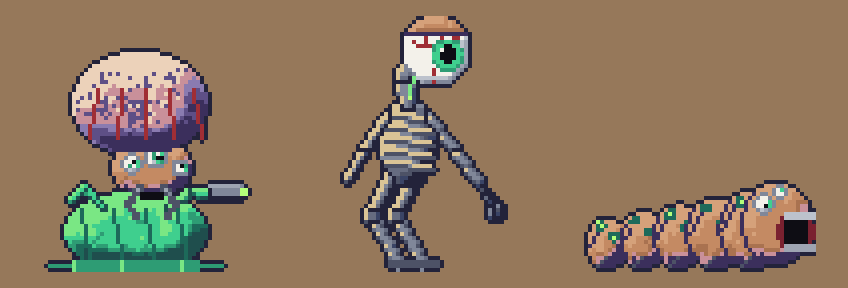
#> input picture tools/arte/pixel/conceito_aliens.png, 848 x 288 px, given in place of lampiao.png, which was not available
$ python amostra_cenario.py out.png
#> lines starting #> are read from the running program, lines starting #| are printed output that depends on the picture; after the words box and inside, x2 and y2 are one past the last pixel; in counts of white or black regions, pixels touching at a corner belong together; pictures that were not available may be replaced by others from this repository, and a replacement may not be noted
"""Amostra (para aprovar) da 1ª tela da fase 1 pintada no jeito do Metal Slug.

O que muda em relação ao cenário atual (ver ESTILO.md e o diagnóstico de 20/10):
- Cenário SEM contorno: só luz e sombra. Contorno escuro fica para personagem e inimigo.
- Uma cor de ambiente para a cena toda (sertão de tarde: tudo puxa para o ocre quente,
  sombra puxando para o roxo), com rampas próprias `amb_*`.
- Formas grandes com textura dentro (reboco, trama da taipa, telha canal, lajedo),
  em vez de muitas peças pequenas.
- Fundo enevoado e chapado (menos contraste) e uma camada de frente escura.

Uso: python3 tools/arte/amostra_cenario.py saida.png
"""
import sys
from pathlib import Path

import numpy as np
from PIL import Image
from scipy import ndimage

RAIZ = Path(__file__).resolve().parents[2]
W, H = 548, 308
CHAO = 284  # y do chão na tela (mundo 192 + DY)

# Rampas da cena (escuro -> claro). Cada degrau gira o matiz: sombra roxa, luz amarela.
AMB = {
    "terra": ["#2b1d26", "#46292e", "#663a34", "#8a5039", "#ad6c43", "#c98a52", "#e0a866", "#f0c886"],
    "cal": ["#7a6062", "#9a7c72", "#b89a84", "#d2b796", "#e6d0aa", "#f4e4c2"],
    "telha": ["#3a1a22", "#5e2629", "#86372e", "#a84c34", "#c6663e", "#dc8650", "#eca86a"],
    "madeira": ["#24181e", "#3e2826", "#5c3c30", "#7c543c", "#9c6e4a", "#ba8a5c"],
    "verde": ["#1e2422", "#2e3a2a", "#465230", "#626c38", "#7f8642", "#a2a058", "#c4bc76"],
    "longe": ["#a08680", "#a88c82", "#b09384", "#b89a87", "#c0a18a", "#c8a88e", "#cfb092", "#d6b897", "#dcbf9c"],
    "serra": ["#9a909c", "#a297a0", "#aa9da3", "#b2a3a5", "#baa9a7", "#c2afa9", "#cab5ab", "#d1bbad"],
    "meio": ["#6a4e52", "#82604e", "#9c744e", "#b48a58", "#c8a066", "#d8b478"],
    "ceu": ["#868ca6", "#8f93a9", "#9799ab", "#a09fad", "#a9a5ae", "#b2abad", "#bab0ad", "#c3b6ac", "#cbbbab", "#d3c0ab", "#dac6ad", "#e0cbb0"],
    "nuvem": ["#6f7392", "#82829e", "#9692aa", "#aaa3b4", "#bdb3bc", "#cfc2c2", "#dfd0c8", "#ecdccc",
              "#f6e8d4", "#fcf2e0"],
    "frente": ["#1a1218", "#2a1c20", "#3c2826", "#52362c"],
    # tinta desbotada das fachadas da vila alta, na luz da tarde
    "azul": ["#3e3448", "#54485c", "#6c6274", "#887e8c", "#a49aa4", "#c0b6b8"],
    "rosa": ["#4e2830", "#6e3a3c", "#8e5250", "#ac6c62", "#c48a78", "#d8a690"],
}
RGB = {k: np.array([[int(c[i:i + 2], 16) for i in (1, 3, 5)] for c in v], np.uint8) for k, v in AMB.items()}
RNG = np.random.default_rng(7)
YY, XX = np.mgrid[0:H, 0:W]


def ruido(escala, sem=None, h=H, w=W):
    r = (RNG if sem is None else np.random.default_rng(sem)).random((h, w))
    r = ndimage.gaussian_filter(r, escala, mode="wrap")
    return (r - r.mean()) / (r.std() + 1e-9)


def fbm(escalas=(12, 5, 2), pesos=(0.6, 0.3, 0.15), sem=None):
    return sum(p * ruido(e, None if sem is None else sem + k) for k, (e, p) in enumerate(zip(escalas, pesos)))


class Tela:
    def __init__(self):
        self.img = np.zeros((H, W, 3), np.uint8)
        self.ocupado = np.zeros((H, W), bool)

    def pinta(self, mascara, rampa, luz):
        """luz 0..1 por pixel -> degrau da rampa."""
        r = RGB[rampa]
        k = np.clip((luz * len(r)).astype(int), 0, len(r) - 1)
        self.img[mascara] = r[k[mascara]]
        self.ocupado |= mascara


def limpa(m, n=1):
    """Tira pixel solto: manchas de tom em blocos limpos, como pintado à mão."""
    return ndimage.median_filter(m, size=3) if n else m


def quantiza_limpo(luz, niveis):
    """Quantiza e limpa manchas de 1 px (moda 3x3)."""
    k = np.clip((luz * niveis).astype(int), 0, niveis - 1)
    return ndimage.median_filter(k, size=3) / niveis + 0.5 / niveis


# ---------------- céu ----------------
def campo(sy, sx, sem):
    r = ndimage.gaussian_filter(np.random.default_rng(sem).random((H, W)), (sy, sx), mode="wrap")
    return (r - r.mean()) / r.std()


def ceu(t):
    """Céu do jeito dos prints (ruínas do MS): degradê longo e suave, azul-acinzentado em
    cima virando pêssego enevoado no horizonte, com faixas finas de estrato de pouco
    contraste. Nada de nuvem branca recortada: o fundo fica quieto para a frente aparecer."""
    y = np.clip(YY / 200.0, 0, 1) ** 0.9
    borda = 0.012 * campo(1.5, 18, 70)                  # degraus do degradê irregulares
    nivel = np.clip(y + borda, 0, 0.999)
    k = np.clip((nivel * 12).astype(int), 0, 11)
    # estratos: fiapos longos e finos, um tom mais escuro em cima e um mais claro perto do horizonte
    fio = campo(1.2, 45, 71) + 0.6 * campo(3, 70, 72)
    faixa = np.exp(-((YY - 40) / 28.0) ** 2) + 0.7 * np.exp(-((YY - 105) / 16.0) ** 2)
    est = (fio * faixa) > 0.9
    k = np.where(est & (YY < 80), k - 1, k)
    k = np.where(est & (YY >= 80), k + 1, k)
    k = ndimage.median_filter(np.clip(k, 0, 11), size=3)
    t.img[:] = RGB["ceu"][k]


# ---------------- serra ao longe e chapada (névoa) ----------------
def montanha(t, picos, base, rampa, claro, escuro, sem):
    """Montanhas como formas: cada pico com uma face acesa (esquerda, para o sol) e uma
    face na sombra, divididas pela crista; grotões leves; o pé some na névoa."""
    rng = np.random.default_rng(sem)
    alt = np.full(W, base, float)
    lado = np.zeros((H, W))
    for (px, ph, pw) in picos:
        perfil = base - ph * np.clip(1 - np.abs(XX[0] - px) / pw, 0, 1) ** 1.15
        perfil += 1.5 * campo(1, 3, sem + px)[0] * (perfil < base)
        alt = np.minimum(alt, perfil)
    m = YY >= alt[None, :]
    # face: pela inclinação da crista em cada coluna (subindo para a direita = virada para o sol)
    inc = -np.gradient(ndimage.uniform_filter1d(alt, 3))
    face = np.where(inc > 0.05, claro, np.where(inc < -0.05, escuro, (claro + escuro) / 2))
    # a crista desce torta pela encosta: a divisão de luz inclina para baixo
    deslocada = np.zeros((H, W))
    for dy in range(0, 60, 4):
        deslocada[np.clip(alt.astype(int) + dy, 0, H - 1), np.clip(np.arange(W) + dy // 3, 0, W - 1)] = 1
    luz = np.broadcast_to(face[None, :], (H, W)).copy()
    grotao = campo(5, 0.8, sem + 1)
    luz += 0.06 * (grotao > 1.2) * (face[None, :] > 0.5) - 0.06 * (grotao > 1.2) * (face[None, :] <= 0.5)
    prof = YY - alt[None, :]
    luz += 0.35 * np.clip((prof - 10) / 50, 0, 1) * (1 - luz)       # névoa no pé
    t.pinta(m, rampa, np.clip(luz, 0, 0.999))


def serra(t):
    montanha(t, [(40, 30, 70), (130, 44, 80), (250, 26, 60), (360, 38, 90), (470, 50, 85), (548, 30, 60)],
             150, "serra", 0.72, 0.42, 80)


def chapada(t):
    """Mesas de arenito no fundo, pintadas como planos grandes: topo aceso, face quase lisa
    (clara na quina esquerda, mais escura à direita), poucas fendas, estratos leves e
    névoa no pé. Pouco contraste, para não brigar com a frente."""
    for fileira, (base_topo, amp, sem, desl) in enumerate(((140, 14, 3, 0.10), (160, 10, 6, 0.0))):
        perfil = base_topo + amp * ruido(40, sem, 1, W)[0]
        degrau = np.round(perfil / 10) * 10
        corte = np.r_[0, np.flatnonzero(np.diff(degrau)) + 1, W]
        # encostas inclinadas entre uma mesa e outra e borda de cima gasta (não é caixa)
        topo = np.round(ndimage.uniform_filter1d(degrau, 9))
        m = YY >= topo[None, :]
        inc = -np.gradient(ndimage.uniform_filter1d(topo, 3))
        u = np.zeros(W)
        for a, b in zip(corte[:-1], corte[1:]):
            u[a:b] = (np.arange(b - a) + 0.5) / (b - a)
        prof = YY - topo[None, :]
        luz = 0.62 - 0.22 * u[None, :] + 0.12 * (u < 0.08)[None, :]       # plano da face
        luz = luz + (0.18 * (inc > 0.6) - 0.18 * (inc < -0.6))[None, :] * (prof < 40)  # encostas: luz/sombra
        fenda = (campo(14, 0.6, sem + 10) > 1.9) & (prof > 6)
        luz = np.where(fenda, luz - 0.12, luz)
        luz = np.where((prof % 19 == 0) & (prof > 4), luz - 0.06, luz)    # estratos leves
        luz = np.where(prof < 2, 0.90, luz)                                # topo
        luz = np.where((prof >= 3) & (prof < 5), luz - 0.10, luz)          # sombra da aba
        luz += 0.30 * np.clip((prof - 30) / 50, 0, 1) * (1 - luz) + desl  # névoa no pé
        t.pinta(m, "longe", np.clip(luz, 0, 0.999))


def morros(t):
    topo = 214 + 9 * ruido(30, 8, 1, W)[0]
    m = YY >= topo[None, :]
    prof = (YY - topo[None, :])
    # capim em riscos inclinados (vento), mais escuro descendo
    risco = ((XX + YY // 2 + (ruido(1.5, 9) * 2).astype(int)) % 5 == 0) & (ruido(2, 19) > -0.2)
    luz = 0.66 - 0.006 * prof + 0.12 * risco + 0.30 * (prof < 3)
    t.pinta(m, "meio", quantiza_limpo(np.clip(luz, 0, 0.999), 6))
    # moitas redondas no morro: luz cima-esquerda, base escura (sem contorno)
    rng = np.random.default_rng(11)
    for _ in range(26):
        cx = rng.uniform(0, W); r = rng.uniform(4, 9)
        cy = np.interp(cx, np.arange(W), topo) + rng.uniform(2, 20)
        d = np.hypot(XX - cx, (YY - cy) * 1.4) / r + 0.15 * ruido(1, int(cx))
        mm = (d < 1) & (YY < cy + 2)
        lz = 0.5 - 0.35 * (XX - cx) / r - 0.45 * (YY - cy) / r
        t.pinta(mm, "verde", np.clip(lz * 0.55 + 0.18, 0, 0.999))


# ---------------- casa de taipa grande ----------------
def casa(t):
    x0, x1 = 236, 432      # parede da frente
    yb, yt = CHAO, 186     # base e beiral
    lado = 30              # parede lateral em escorço (à direita, na sombra)
    # parede da frente
    m = (XX >= x0) & (XX < x1) & (YY >= yt) & (YY < yb)
    luz = 0.86 - 0.12 * (XX - x0) / (x1 - x0) + 0.03 * ruido(14, 12)
    luz = np.where(ruido(0.7, 11) > 2.3, luz - 0.2, luz)  # furinhos e pedrinhas no reboco
    racha = np.zeros((H, W), bool)
    for rx, ry, n in ((262, 196, 30), (414, 232, 22), (344, 190, 16)):
        x, y = float(rx), float(ry)
        rr = np.random.default_rng(rx)
        for _ in range(n):
            racha[int(y), int(x)] = True
            x += rr.choice([-1, 0, 1]) * 0.8; y += 1
    luz = np.where(racha, 0.35, luz)
    luz -= 0.30 * np.clip((YY - (yb - 22)) / 22, 0, 1) * (0.6 + 0.4 * ruido(3, 13) > 0)  # barro subindo
    luz -= 0.25 * np.clip(1 - (YY - yt) / 14, 0, 1)                                        # sombra do beiral
    # escorridos do beiral
    esc = (ruido(1.2, 14, 1, W)[0] > 1.4)[None, :] & (YY < yt + 30 + 20 * ruido(8, 15))
    luz = np.where(esc & m, luz - 0.18, luz)
    t.pinta(m, "cal", quantiza_limpo(np.clip(luz, 0, 0.999), 6))
    # reboco caído mostrando a trama da taipa (varas e barro)
    buraco = (fbm(sem=20) > 0.95) & m & (YY > yt + 18) & (YY < yb - 10)
    buraco = ndimage.binary_opening(buraco, np.ones((3, 3)))
    vara = ((XX % 7) < 2) | ((YY % 9) < 2)
    luz_b = np.where(vara, 0.62, 0.30) + 0.08 * ruido(1.5, 21)
    borda = buraco & ~ndimage.binary_erosion(buraco)
    luz_b = np.where(borda & ((YY > YY.mean())), 0.18, luz_b)
    t.pinta(buraco, "terra", np.clip(luz_b, 0, 0.999))
    # borda de cima do buraco: reboco grosso acende (espessura)
    lab = ndimage.binary_dilation(buraco) & ~buraco & m
    acima = np.zeros_like(buraco); acima[:-1] = buraco[1:]
    t.pinta(lab & acima, "cal", np.full((H, W), 0.999))
    # parede lateral em sombra (fundo para a direita)
    ml = (XX >= x1) & (XX < x1 + lado) & (YY >= yt + (XX - x1) * 0.25) & (YY < yb)
    luz = 0.30 + 0.06 * ruido(2.5, 16) - 0.15 * np.clip((YY - (yb - 20)) / 20, 0, 1)
    t.pinta(ml, "cal", quantiza_limpo(np.clip(luz, 0, 0.999), 6))
    # porta de tábuas (vão escuro no alto: porta entreaberta)
    px0, px1, pyt = 300, 328, 236
    mp = (XX >= px0) & (XX < px1) & (YY >= pyt) & (YY < yb)
    tab = (XX - px0) % 7
    luz = 0.45 + 0.12 * (tab == 1) - 0.25 * (tab == 6) + 0.08 * ruido(1.0, 17) + 0.1 * (YY < pyt + 3)
    luz = np.where((XX > px1 - 9), 0.06, luz)  # fresta escura
    t.pinta(mp, "madeira", np.clip(luz, 0, 0.999))
    batente = (((XX == px0 - 1) | (XX == px0 - 2) | (XX == px1)) & (YY >= pyt - 2) & (YY < yb)) | \
              ((YY >= pyt - 3) & (YY < pyt) & (XX >= px0 - 2) & (XX <= px1))
    t.pinta(batente, "madeira", np.full((H, W), 0.25))
    # janela com folha aberta
    jx0, jx1, jy0, jy1 = 360, 384, 212, 236
    mj = (XX >= jx0) & (XX < jx1) & (YY >= jy0) & (YY < jy1)
    luz = np.where(XX < jx0 + 8, 0.02, 0.15)  # escuro de dentro, luz entrando de lado
    t.pinta(mj, "madeira", luz)
    fol = (XX >= jx1) & (XX < jx1 + 10) & (YY >= jy0 - 1 + (XX - jx1) // 4) & (YY < jy1 + 1 - (XX - jx1) // 4)
    t.pinta(fol, "madeira", 0.5 + 0.2 * ((XX - jx1) % 5 == 0) - 0.15 * (XX - jx1) / 10)
    peit = (XX >= jx0 - 2) & (XX < jx1 + 2) & (YY >= jy1) & (YY < jy1 + 3)
    t.pinta(peit, "cal", np.where(YY == jy1, 0.99, 0.55))
    t.pinta(peit & (YY == jy1 + 2), "cal", np.full((H, W), 0.2))
    # telhado de telha canal: canais verticais (cilindros) em fileiras sobrepostas
    ry0 = 132
    beiral_esq, beiral_dir = x0 - 14, x1 + lado + 4
    mt = (YY >= ry0 + 0) & (YY < yt + 6)
    inclin = (XX >= beiral_esq + (yt + 6 - YY) * 0.35) & (XX < beiral_dir - (yt + 6 - YY) * 0.1)
    mt &= inclin
    u = (XX - beiral_esq) % 9 / 9.0                  # posição dentro do canal
    fil = (YY - ry0) // 11                           # fileira
    v = ((YY - ry0) % 11) / 11.0
    cil = np.cos((u - 0.38) * np.pi)                 # luz cima-esquerda no canal
    luz = 0.30 + 0.55 * cil - 0.22 * v + 0.10 * ruido(1.2, 30)
    luz = np.where(v > 0.86, 0.10, luz)              # sombra da fileira de cima
    luz = np.where((u > 0.88) | (u < 0.05), 0.12, luz)  # junta entre canais
    luz += 0.08 * (fil % 2)
    musgo = (fbm(sem=31) > 1.15) & mt
    t.pinta(mt, "telha", quantiza_limpo(np.clip(luz, 0, 0.999), 7))
    t.pinta(musgo, "verde", np.clip(0.35 + 0.2 * ruido(1, 32), 0, 0.999))
    # telha quebrada / faltando: mostra ripa e o escuro
    falta = (fbm((4, 2), (0.7, 0.3), sem=33) > 1.6) & mt & (YY < yt - 4)
    t.pinta(falta, "madeira", np.where((YY % 6) < 2, 0.35, 0.03))
    # beiral: boca das telhas (meias-luas) e sombra embaixo
    boca = (YY >= yt + 4) & (YY < yt + 8) & inclin.any(axis=0)[None, :] & (XX >= beiral_esq) & (XX < beiral_dir)
    t.pinta(boca, "telha", np.where(np.hypot(u - 0.45, (YY - yt - 4) / 6) < 0.35, 0.05, 0.45))
    # cumeeira
    cume = (YY >= ry0 - 4) & (YY < ry0 + 2) & (XX >= beiral_esq + 50) & (XX < beiral_dir - 16)
    t.pinta(cume, "telha", np.where(YY < ry0 - 1, 0.9, 0.35))
    # alpendre à esquerda: puxado de palha/telha sobre forquilhas
    ax0, ax1 = 168, x0 - 4
    for px in (172, 214):
        mpost = (XX >= px) & (XX < px + 6) & (YY >= 214) & (YY < yb)
        luz = 0.25 + 0.5 * np.cos(((XX - px) / 6 - 0.3) * np.pi) + 0.08 * ruido(1, 40 + px)
        t.pinta(mpost, "madeira", np.clip(luz, 0, 0.999))
        forq = (np.abs(XX - px - 3) - (214 - YY) * 0.6 < 2) & (np.abs(XX - px - 3) - (214 - YY) * 0.6 > -1) & (YY >= 206) & (YY < 216)
        t.pinta(forq, "madeira", np.full((H, W), 0.5))
    mal = (YY >= 196 + (XX - ax0) * -0.05) & (YY < 208) & (XX >= ax0 - 6) & (XX < ax1 + 8)
    luz = 0.55 + 0.25 * ((XX + YY // 2) % 4 == 0) - 0.3 * (YY > 205) + 0.1 * ruido(1.2, 41)
    t.pinta(mal, "madeira", np.clip(luz, 0, 0.999))
    viga = (YY >= 207) & (YY < 211) & (XX >= ax0 - 2) & (XX < ax1 + 4)
    t.pinta(viga, "madeira", np.where(YY == 207, 0.75, 0.3))
    # sombra do alpendre no chão e na parede
    return (ax0, ax1)


# ---------------- árvore da caatinga e mandacaru ----------------
def galho(t, x, y, ang, comp, larg, prof, sem):
    rng = np.random.default_rng(sem)
    pts = []
    for k in range(int(comp)):
        ang += rng.normal(0, 0.10)
        x += np.cos(ang); y += np.sin(ang)
        pts.append((x, y, larg * (1 - 0.6 * k / comp)))
    for (px, py, r) in pts:
        m = np.hypot(XX - px, YY - py) <= r
        nx = (XX - px) / max(r, 0.5)
        luz = 0.48 - 0.45 * nx + 0.14 * np.sin((XX - px) * 2.2 + (YY - py) * 0.3)
        t.pinta(m, "madeira", np.clip(luz, 0, 0.999))
    if prof > 0:
        for d in (-0.5, 0.45):
            galho(t, x, y, ang + d + rng.normal(0, 0.15), comp * 0.65, larg * 0.6, prof - 1, sem * 3 + int(d * 10))
    return pts


def arvore(t, x, chao):
    galho(t, x, chao, -np.pi / 2 - 0.15, 56, 7.5, 3, 51)
    galho(t, x + 2, chao - 30, -np.pi / 2 + 0.7, 40, 3.5, 2, 77)
    # copa em cachos: muitos tufos pequenos, cada um com luz própria (cima-esquerda),
    # os de trás mais escuros. Assim lê como folhagem, não como mancha.
    rng = np.random.default_rng(5)
    nuvens = ((x - 30, chao - 104, 17), (x + 2, chao - 122, 21), (x + 32, chao - 108, 16),
              (x - 8, chao - 96, 13), (x + 52, chao - 84, 11))
    tufos = []
    for cx, cy, r in nuvens:
        for _ in range(int(r * 1.3)):
            a = rng.uniform(0, 2 * np.pi); d = r * np.sqrt(rng.uniform(0, 1))
            tufos.append((cx + d * np.cos(a), cy + d * np.sin(a) * 0.8, rng.uniform(3.5, 6.5)))
    tufos.sort(key=lambda p: p[1] - p[0] * 0.3)  # de trás (baixo-direita) para a frente
    for k, (cx, cy, r) in enumerate(tufos):
        d = np.hypot(XX - cx, (YY - cy) * 1.2) / r
        m = d < 1
        lz = 0.62 - 0.35 * (XX - cx) / r - 0.45 * (YY - cy) / r
        lz -= 0.25 * (1 - k / len(tufos))  # os de trás no escuro
        t.pinta(m, "verde", np.clip(lz, 0.02, 0.999))


def mandacaru(t, x, chao, alt=78):
    def braco(x0, y0, y1, r):
        m = (np.abs(XX - x0) <= r) & (YY >= y0) & (YY < y1)
        topo = np.hypot(XX - x0, (YY - y0) * 1.0) <= r
        m |= topo & (YY < y0 + r)
        u = (XX - x0) / r
        gomo = np.cos(u * np.pi * 2.0)  # gomos verticais
        luz = 0.48 - 0.38 * u + 0.16 * gomo
        luz = np.where(np.abs(np.sin(u * np.pi * 2.0)) < 0.25, luz - 0.2, luz)
        spines = ((YY + (XX * 3)) % 6 == 0) & (np.abs(gomo) > 0.9)
        luz = np.where(spines, 0.95, luz)
        t.pinta(m, "verde", np.clip(luz, 0, 0.999))
    braco(x, chao - alt, chao, 7)
    # braços: cotovelo e subida
    for dx, yb, yt in ((-15, chao - 34, chao - 64), (15, chao - 44, chao - 70)):
        cot = (YY >= yb - 5) & (YY < yb + 4) & (XX >= min(x, x + dx)) & (XX < max(x, x + dx))
        t.pinta(cot, "verde", np.clip(0.45 + 0.25 * ((yb - YY) / 5) - 0.2 * (dx > 0), 0, 0.999))
        braco(x + dx, yt, yb + 4, 5)


# ---------------- chão: terra batida e lajedo ----------------
def chao(t):
    topo = CHAO - 2 + (1.5 * ruido(8, 60, 1, W)[0]).round()
    m = YY >= topo[None, :]
    luz = 0.64 - 0.30 * np.clip((YY - CHAO) / 24, 0, 1) + 0.05 * ruido(6, 61)
    luz = np.where(YY < topo[None, :] + 2, 0.88, luz)
    t.pinta(m, "terra", quantiza_limpo(np.clip(luz, 0, 0.999), 8))
    rng = np.random.default_rng(63)
    # pedras encaixadas no chão em corte: cada uma com topo aceso, base escura e sombra
    for _ in range(70):
        px = rng.uniform(0, W); py = rng.uniform(CHAO + 2, H + 2)
        rx = rng.uniform(2.5, 7) * (1 + (py - CHAO) / 30); ry = rx * rng.uniform(0.45, 0.7)
        d = np.hypot((XX - px) / rx, (YY - py) / ry) + 0.12 * ruido(0.8, int(px))
        sombra = (np.hypot((XX - px - 1.5) / rx, (YY - py - 1.5) / ry) < 1) & (YY > py)
        t.img[sombra & m] = (t.img[sombra & m] * 0.7).astype(np.uint8)
        pm = d < 1
        lz = 0.55 - 0.35 * (XX - px) / rx - 0.5 * (YY - py) / ry
        t.pinta(pm, "terra", quantiza_limpo(np.clip(lz, 0, 0.999), 8))
    # lajedo: placas grandes de arenito aflorando, com face de cima clara, frente e racha
    for (lx, lw, lh) in ((20, 70, 10), (118, 44, 7), (448, 96, 13)):
        top = CHAO - lh
        mt = (XX >= lx) & (XX < lx + lw) & (YY >= top) & (YY < top + 4) & \
             (np.abs(XX - lx - lw / 2) < lw / 2 - (top + 4 - YY))
        mf = (XX >= lx) & (XX < lx + lw) & (YY >= top + 4) & (YY < CHAO + 6)
        canto = (XX - lx < 3) & (YY > top + 4 + (XX - lx))
        mf &= ~canto
        t.pinta(mt, "terra", np.clip(0.9 + 0.08 * ruido(1, lx), 0, 0.999))
        luz = 0.52 + 0.08 * np.sin((XX - lx) / 3.0) - 0.18 * ((YY - top) / (lh + 6))
        racha = (np.abs(XX - lx - lw * 0.37 - 3 * np.sin(YY / 3.0)) < 0.8)
        luz = np.where(racha, 0.12, luz)
        luz = np.where(XX > lx + lw - 6, luz - 0.15, luz)
        luz = np.where((YY - top) % 5 == 0, luz - 0.08, luz)  # camadas do arenito
        t.pinta(mf, "terra", np.clip(luz, 0, 0.999))
    # tufos de capim seco no pé das coisas (folhas finas, ponta clara)
    for _ in range(40):
        cx = rng.uniform(0, W); alt = rng.uniform(4, 9)
        for k in range(5):
            ang = -np.pi / 2 + (k - 2) * 0.35
            for s_ in range(int(alt)):
                px, py = int(cx + np.cos(ang) * s_), int(CHAO + np.sin(ang) * s_)
                if 0 <= px < W and 0 <= py < H:
                    t.img[py, px] = RGB["terra"][min(7, 3 + int(4 * s_ / alt))]


def sombras_contato(t, faixas):
    """Sombra no chão ao pé das peças (para nada flutuar)."""
    for x0, x1 in faixas:
        m = (XX >= x0) & (XX < x1) & (YY >= CHAO - 1) & (YY < CHAO + 3)
        t.img[m] = (t.img[m] * 0.72).astype(np.uint8)


# ---------------- frente (parallax 1,1): xique-xique e capim escuros ----------------
def frente(t):
    for cx, alt in ((14, 40), (536, 52), (60, 22), (500, 26)):
        for k in range(7):
            ang = -np.pi / 2 + (k - 3) * 0.22
            for s in range(alt):
                px = cx + np.cos(ang) * s + 1.5 * np.sin(s / 5 + k)
                py = H + 4 + np.sin(ang) * s
                m = np.hypot(XX - px, YY - py) < max(1.2, 3.2 - s / alt * 2)
                t.pinta(m, "frente", np.where(XX < px, 0.6, 0.2) + 0.15 * (s > alt * 0.7))


def personagem(t, folha, quadro, fw, fh, x, pe_y, pe_x):
    img = np.array(Image.open(RAIZ / f"assets/sprites/{folha}.png").convert("RGBA"))
    q = img[:, quadro * fw:(quadro + 1) * fw]
    y0, x0 = pe_y - q.shape[0] + (fh - pe_y if False else 0), x
    for yy in range(q.shape[0]):
        for xx in range(q.shape[1]):
            if q[yy, xx, 3] > 0:
                ty, tx = CHAO - pe_y + yy, x - pe_x + xx
                if 0 <= ty < H and 0 <= tx < W:
                    t.img[ty, tx] = q[yy, xx, :3]


def montar():
    t = Tela()
    ceu(t)
    serra(t)
    chapada(t)
    morros(t)
    arvore(t, 128, CHAO)
    mandacaru(t, 500, CHAO)
    casa(t)
    chao(t)
    sombras_contato(t, [(236, 462), (120, 136), (493, 508), (172, 220)])
    personagem(t, "lampiao", 0, 60, 72, 92, 63, 14)
#> in personagem, img is the input picture: shape (288, 848, 4); mean R, G, B, A 140.8, 119.2, 95.6, 255
#> in personagem, `q = img[:, quadro * fw:(quadro + 1) * fw]`:
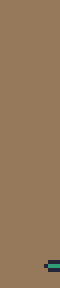
#> q: shape (288, 60, 4); mean R, G, B, A 149, 119.5, 89.9, 255
#> after the loop in personagem, `for yy in range(q.shape[0]):`:
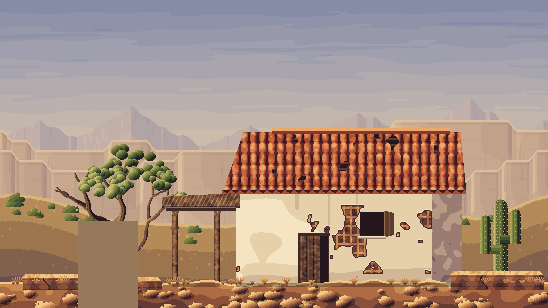
#> t.img: shape (308, 548, 3); mean R, G, B 167.7, 143.9, 130.5
    personagem(t, "volante", 0, 52, 46, 250, 45, 26)
#> call 2 of personagem, with folha = 'volante', quadro = 0, fw = 52, fh = 46, x = 250, pe_y = 45, pe_x = 26
#> in personagem (call 2), `q = img[:, quadro * fw:(quadro + 1) * fw]`:
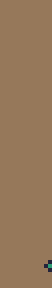
#> q: shape (288, 52, 4); mean R, G, B, A 149.5, 119.8, 89.9, 255
#> after the loop in personagem (call 2), `for yy in range(q.shape[0]):`:
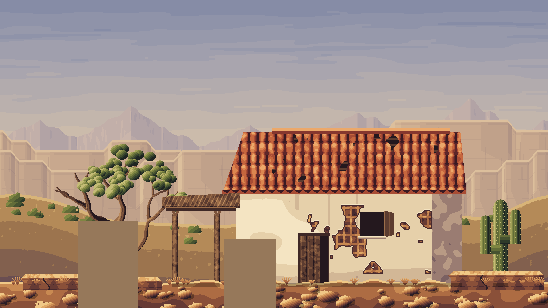
#> t.img: shape (308, 548, 3); 2.13% of pixels changed, all inside (x1, y1, x2, y2) = (224, 239, 276, 308)
    frente(t)
    return Image.fromarray(t.img)


if __name__ == "__main__":
    montar().save(sys.argv[1] if len(sys.argv) > 1 else "amostra.png")
